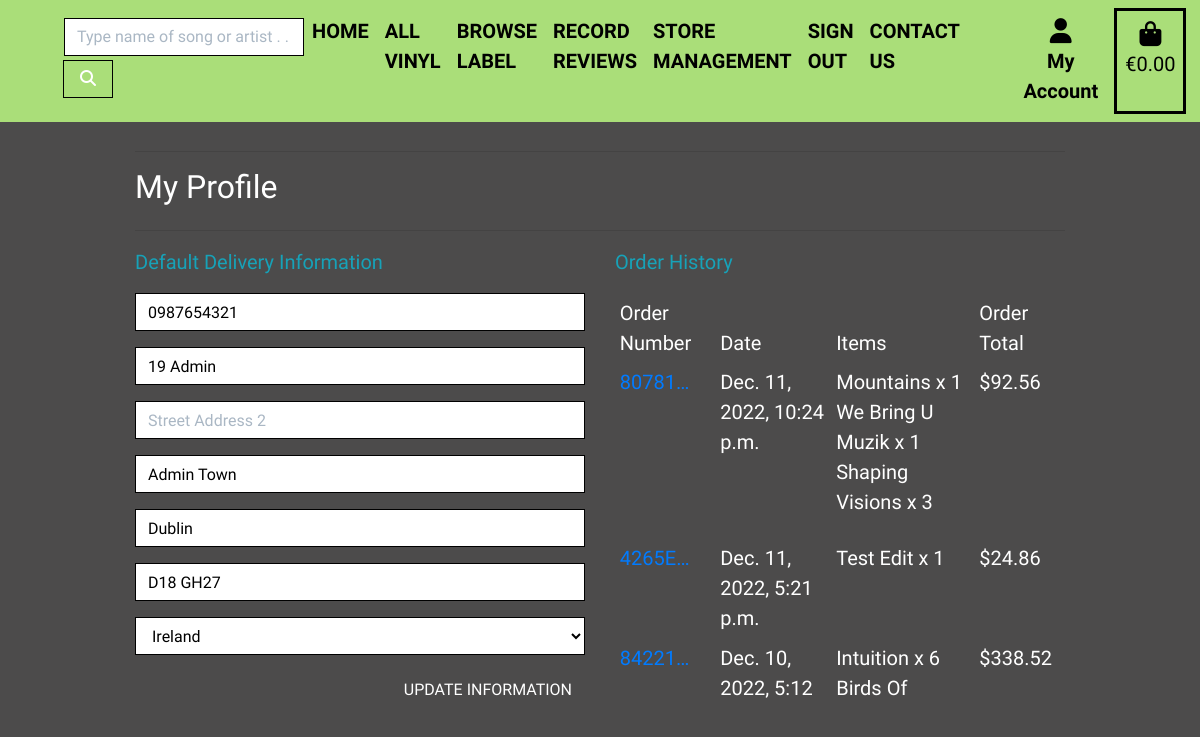
/profile/ (signed in), run on the app's committed database.
### profiles/models.py (models this page shows, shortened)
class UserProfile(models.Model):
    user = models.OneToOneField(User, on_delete=models.CASCADE)
    default_phone_number = models.CharField(
        max_length=20, null=True, blank=True
    )
    default_street_address1 = models.CharField(
        max_length=80, null=True, blank=True
    )
    default_street_address2 = models.CharField(
        max_length=80, null=True, blank=True
    )
    default_town_or_city = models.CharField(
        max_length=40, null=True, blank=True
    )
    default_county = models.CharField(max_length=80, null=True, blank=True)
    default_postcode = models.CharField(max_length=20, null=True, blank=True)
    default_country = CountryField(
        blank_label='Country', null=True, blank=True
    )

### checkout/models.py (models this page shows, shortened)
class Order(models.Model):
    order_number = models.CharField(max_length=32, null=False, editable=False)
    user_profile = models.ForeignKey(UserProfile, on_delete=models.SET_NULL,
                                     null=True, blank=True,
                                     related_name='orders'
                                     )
    full_name = models.CharField(max_length=50, null=False, blank=False)
    email = models.EmailField(max_length=254, null=False, blank=False)
    phone_number = models.CharField(max_length=20, null=False, blank=False)
    country = CountryField(blank_label='Country *', null=False, blank=False)
    town_or_city = models.CharField(max_length=40, null=False, blank=False)
    street_address1 = models.CharField(max_length=80, null=False, blank=False)
    street_address2 = models.CharField(max_length=80, null=True, blank=True)
    postcode = models.CharField(max_length=20, null=True, blank=True)
    county = models.CharField(max_length=80, null=True, blank=True)
    date = models.DateTimeField(auto_now_add=True)
    delivery_cost = models.DecimalField(
        max_digits=6, decimal_places=2, null=False, default=0
    )
    order_total = models.DecimalField(
        max_digits=10, decimal_places=2, null=False, default=0
    )
    grand_total = models.DecimalField(
        max_digits=10, decimal_places=2, null=False, default=0
    )
    original_basket = models.TextField(null=False, blank=False, default='')
    stripe_pid = models.CharField(
        max_length=254, null=False, blank=False, default=''
    )
    class Meta:
        ordering = ['-date']

class ItemCheckout(models.Model):
    order = models.ForeignKey(
        Order, null=False, blank=False, on_delete=models.CASCADE,
        related_name='itemcheckout'
    )
    record = models.ForeignKey(
        Record, null=False, blank=False, on_delete=models.CASCADE
    )
    quantity = models.IntegerField(null=False, blank=False, default=0)
    item_total = models.DecimalField(
        max_digits=6, decimal_places=2, null=False, blank=False, editable=False
    )

### products/models.py (models this page shows, shortened)
class Record(models.Model):
    title = models.CharField(max_length=254)
    artist = models.CharField(max_length=254)
    producer = models.CharField(max_length=254, default="")
    label = models.ForeignKey(Label, on_delete=models.CASCADE)
    price = models.DecimalField(max_digits=4, decimal_places=2)
    track = models.CharField(
        max_length=500, null=False, blank=False, default=""
    )
    description = models.TextField(null=True, blank=True)
    image_url = models.URLField(max_length=1024, null=True, blank=True)
    image = models.ImageField(null=True, blank=True)

### profiles/views.py (the view)
# urls.py: path('profile/', include('profiles.urls')),
@login_required
def profile(request):
    profile = get_object_or_404(UserProfile, user=request.user)
    if request.method == 'POST':
        form = UserProfileForm(request.POST, instance=profile)
        if form.is_valid():
            form.save()
            messages.success(request, 'Profile updated successfully')
        else:
            messages.error(request, 'Update failed. Please ensure the form is \
                valid.')
    else:
        form = UserProfileForm(instance=profile)
    orders = profile.orders.all()
    template = 'profiles/profile.html'
    context = {
        'form': form,
        'orders': orders,
        'on_profile_page': True
    }
    return render(request, template, context)

### basket/contexts.py (called while the page is built, shortened)
def basket_contents(request):
    basket_items = []
    total = 0
    record_count = 0
    basket = request.session.get('basket', {})
    delivery = total * Decimal(settings.DELIVERY_PERCENTAGE / 100)
    grand_total = total + delivery
    context = {
        'basket_items': basket_items,
        'total': total,
        'record_count': record_count,
        'delivery': delivery,
        'grand_total': grand_total,
    }
    return context

### profiles/templates/profiles/profile.html (shortened to what this page needs)
{% extends "base.html" %}
{% load static %}
{% block extra_css %}
    <link rel="stylesheet" href="{% static 'profiles/css/profile.css' %}">
{% endblock %}
{% block page_header %}
    <div class="container header-container">
    </div>
{% endblock %}
{% block content %}
    <div class="container">
        <div class="row">
            <div class="col">
                <hr>
                <h2 class="font-weight-normal text-white mb-4">My Profile</h2>
                <hr>
            </div>
        </div>
        <div class="row">
            <div class="col-12 col-lg-6">
                <p class="text-info">Default Delivery Information</p>
                <form class="mt-3" action="{% url 'profile' %}" method="POST" id="profile-update-form">
                    {{ form|crispy }}
                    <button class="btn btn-black rounded-0 text-uppercase float-right font-weight-normal text-white">
                        Update Information</button>
                </form>
            </div>
            <div class="col-12 col-lg-6">
                <p class="text-info">Order History</p>
                <div class="order-history table-responsive">
                    <table class="table table-sm table-borderless">
                        <thead>
                            <tr>
                                <th class="font-weight-normal text-white">Order Number</th>
                                <th class="font-weight-normal text-white">Date</th>
                                <th class="font-weight-normal text-white">Items</th>
                                <th class="font-weight-normal text-white">Order Total</th>
                            </tr>
                        </thead>
                        <tbody>
                            {% for order in orders %}
                                <tr>
                                    <td>
                                        <a href="{% url 'order_history' order.order_number %}"
                                        title="{{ order.order_number }}">
                                            {{ order.order_number|truncatechars:6 }}
                                        </a>
                                    </td>
                                    <td class="font-weight-normal text-white">{{ order.date }}</td>
                                    <td class="font-weight-normal text-white">
                                        <ul class="list-unstyled">
                                            {% for item in order.itemcheckout.all %}
                                                <li class="medium">
                                                    {{ item.record.title }} x {{ item.quantity }}
                                                </li>
                                            {% endfor %}
                                        </ul>
                                    </td>
                                    <td class="font-weight-normal text-white">${{ order.grand_total }}</td>
                                </tr>
                            {% endfor %}
                        </tbody>
                    </table>
                </div>
            </div>
        </div>
{% endblock %}

### static/css/base.css (style rules this page uses)
html { height: 100%; }
body { font-family: 'Squada One', sans-serif; font-size: 20px; background: rgb(76, 75, 75); height: calc(100vh - 164px); margin: 0; padding: 0; }
.header-container { margin-top: -2.45%; }
.border-black { border: 1px solid black !important; }
@media (min-width: 1200px) { .container { max-width: 80%; } }
@media (min-width: 992px) { .header-container { padding-top: 164px; } }

### profiles/static/profiles/css/profile.css (style rules this page uses)
.order-history { max-height: 416px; overflow-y: auto; }
#profile-update-form .form-control { color: #000; }
#profile-update-form input::placeholder { color: #aab7c4; }
#id_default_country, #id_default_country option:not(:first-child) { color: #000; }

### data on the page
UserProfile: default_phone_number "0987654321", default_street_address1 "19 Admin", default_town_or_city "Admin Town", default_county "Dublin", default_postcode "D18 GH27", default_country "Ireland"
Order: order_number "80781…", date "Dec. 11, 2022, 10:24 p.m.", grand_total "92.56"
ItemCheckout: record "Mountains", quantity "1"
ItemCheckout: record "We Bring U Muzik", quantity "1"
ItemCheckout: record "Shaping Visions", quantity "3"
Order: order_number "4265E…", date "Dec. 11, 2022, 5:21 p.m.", grand_total "24.86"
ItemCheckout: record "Test Edit", quantity "1"
Order: order_number "84221…", date "Dec. 10, 2022, 5:12…", grand_total "338.52"
ItemCheckout: record "Intuition", quantity "6"
ItemCheckout: record "Birds Of…"
